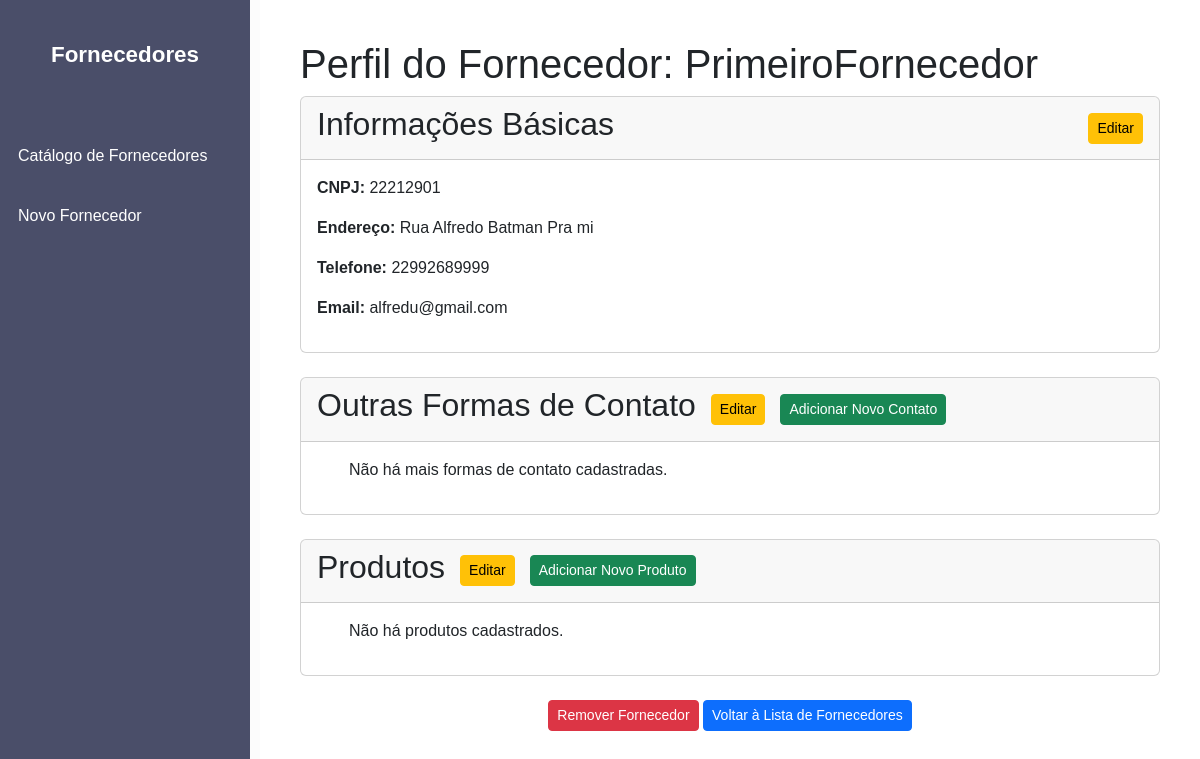
The app's page /fornecedor/2/, older data.
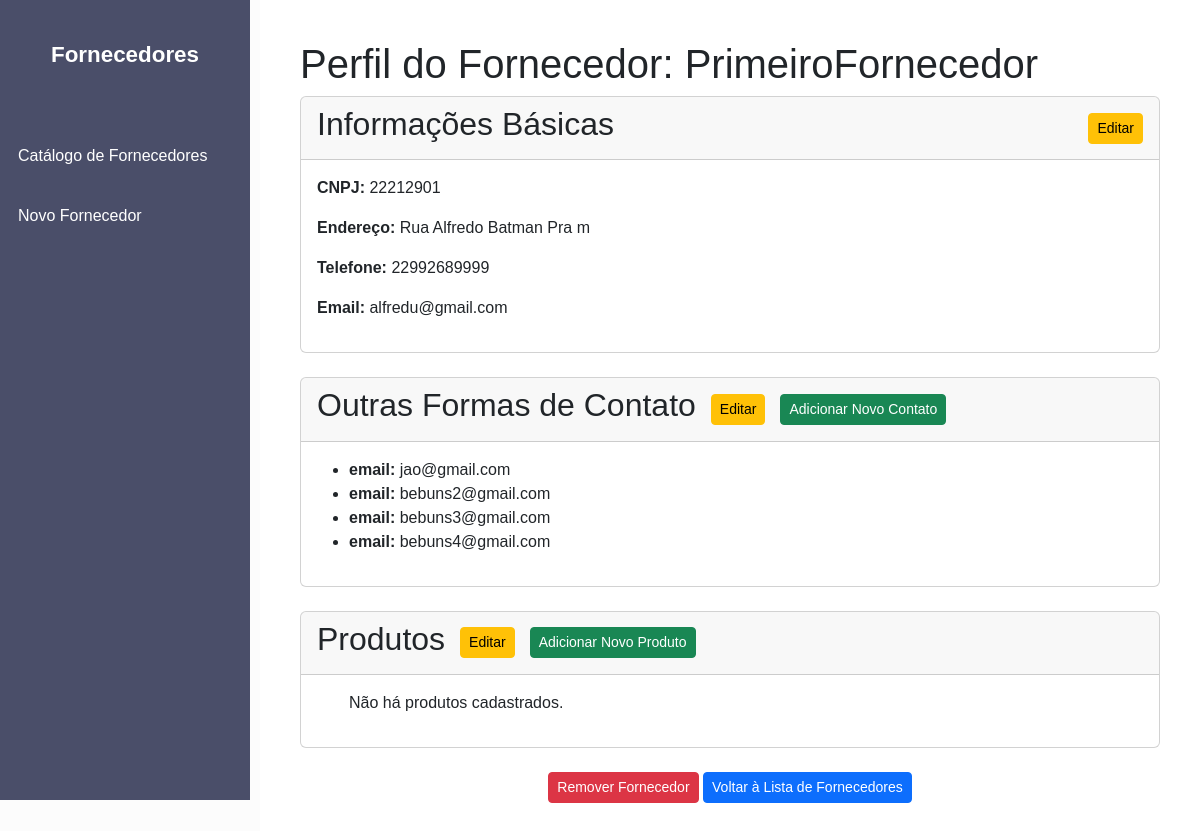
The same page, newer data.
### cadfor/models.py (models this page shows)
class Fornecedor(models.Model):
    id_fornecedor = models.AutoField(primary_key=True)
    nome = models.CharField(max_length=255)
    cnpj = models.CharField(max_length=14, unique=True)
    endereco = models.CharField(max_length=255)
    telefone = models.CharField(max_length=15)
    email = models.EmailField(unique=True)

class Contato(models.Model):
    TIPO_CHOICES = [
        ('email', 'Email'),
        ('telefone', 'Telefone'),
    ]
    id_contato = models.AutoField(primary_key=True)
    tipo = models.CharField(max_length=10, choices=TIPO_CHOICES)
    detalhe = models.CharField(max_length=255)
    fornecedor = models.ForeignKey(Fornecedor, on_delete=models.CASCADE, related_name='contatos')

### cadfor/views.py (the view)
# urls.py: path('fornecedor/<int:pk>/', FornecedorDetailView.as_view(), name='fornecedor_detail'),
class FornecedorDetailView(DetailView):
    model = Fornecedor
    template_name = 'cadfor/fornecedor_detail.html'
    context_object_name = 'fornecedor'
    def get_context_data(self, **kwargs):
        context = super().get_context_data(**kwargs)
        context['contatos'] = self.object.contatos.all()  # Contatos relacionados ao fornecedor
        context['produtos'] = self.object.produtos.all()  # Produtos relacionados ao fornecedor
        return context

### cadfor/templates/cadfor/fornecedor_detail.html (shortened to what this page needs)
<!DOCTYPE html>
<html lang="pt-BR">
<head>
    <link
        href="https://cdn.jsdelivr.net/npm/bootstrap@5.3.3/dist/css/bootstrap.min.css"
        rel="stylesheet"
    />
</head>
<body>
    <div class="sidebar">
        <a class="navbar-brand text-center mb-4" href="#">Fornecedores</a>
        <a href="{% url 'fornecedor_list' %}">Catálogo de Fornecedores</a>
        <a href="{% url 'fornecedor_create' %}">Novo Fornecedor</a>
    </div>
    <div class="content">
        <h1>Perfil do Fornecedor: {{ fornecedor.nome }}</h1>
        <div class="card mb-4">
            <div class="card-header d-flex justify-content-between align-items-center">
                <h2>Informações Básicas</h2>
                <a href="{% url 'fornecedor_update' pk=fornecedor.id_fornecedor %}" class="btn btn-warning btn-sm">Editar</a>
            </div>
            <div class="card-body">
                <p><strong>CNPJ:</strong> {{ fornecedor.cnpj }}</p>
                <p><strong>Endereço:</strong> {{ fornecedor.endereco }}</p>
                <p><strong>Telefone:</strong> {{ fornecedor.telefone }}</p>
                <p><strong>Email:</strong> {{ fornecedor.email }}</p>
            </div>
        </div>
        <div class="card mb-4">
            <div class="card-header d-flex justify-content-between align-items-center">
                <div class="section-actions">
                    <h2>Outras Formas de Contato</h2>
                    <a href="{% url 'contato_list' fornecedor.pk %}" class="btn btn-warning btn-sm">Editar</a>
                    <a href="{% url 'contato_create' %}" class="btn btn-success btn-sm">Adicionar Novo Contato</a>
                </div>
            </div>
            <div class="card-body">
                <ul>
                    {% for contato in contatos %}
                        <li><strong>{{ contato.tipo }}:</strong> {{ contato.detalhe }}</li>
                    {% empty %}
                        <p>Não há mais formas de contato cadastradas.</p>
                    {% endfor %}
                </ul>
            </div>
        </div>
        <div class="card mb-4">
            <div class="card-header d-flex justify-content-between align-items-center">
                <div class="section-actions">
                    <h2>Produtos</h2>
                    <a href="{% url 'produto_update' pk=fornecedor.id_fornecedor %}" class="btn btn-warning btn-sm">Editar</a>
                    <a href="{% url 'produto_create' %}" class="btn btn-success btn-sm">Adicionar Novo Produto</a>
                </div>
            </div>
            <div class="card-body">
                <ul>
                    {% for produto in produtos %}
                        <li>
                            <strong>Nome:</strong> {{ produto.nome }}<br>
                            <strong>Descrição:</strong> {{ produto.descricao }}<br>
                            <strong>Preço:</strong> R$ {{ produto.preco }}
                        </li>
                    {% empty %}
                        <p>Não há produtos cadastrados.</p>
                    {% endfor %}
                </ul>
            </div>
        </div>
        <div class="text-center mt-4">
            <a href="{% url 'fornecedor_delete' pk=fornecedor.id_fornecedor %}" class="btn btn-danger btn-sm">Remover Fornecedor</a>
            <a href="{% url 'fornecedor_list' %}" class="btn btn-primary btn-sm">Voltar à Lista de Fornecedores</a>
        </div>
    </div>
</body>
</html>

Row changes from the older to the newer data that the page shows:
changed Fornecedor "PrimeiroFornecedor": endereco "Rua Alfredo Batman Pra mi" → "Rua Alfredo Batman Pra m"
added Contato: tipo "email", detalhe "jao@gmail.com"
added Contato: tipo "email", detalhe "bebuns2@gmail.com"
added Contato: tipo "email", detalhe "bebuns3@gmail.com"
added Contato: tipo "email", detalhe "bebuns4@gmail.com"
Text that changed along with them:
text no longer shown: "Não há mais formas de contato cadastradas."
